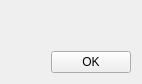
<?xml version="1.0" encoding="UTF-8"?>
<ui version="4.0">
 <class>About</class>
 <widget class="QWidget" name="About">
  <property name="geometry">
   <rect>
    <x>0</x>
    <y>0</y>
    <width>587</width>
    <height>319</height>
   </rect>
  </property>
  <property name="sizePolicy">
   <sizepolicy hsizetype="Fixed" vsizetype="Fixed">
    <horstretch>0</horstretch>
    <verstretch>0</verstretch>
   </sizepolicy>
  </property>
  <property name="windowTitle">
   <string>Form</string>
  </property>
  <layout class="QVBoxLayout" name="verticalLayout">
   <property name="sizeConstraint">
    <enum>QLayout::SetFixedSize</enum>
   </property>
   <item>
    <widget class="QLabel" name="knoplabLogo">
     <property name="sizePolicy">
      <sizepolicy hsizetype="Fixed" vsizetype="Fixed">
       <horstretch>0</horstretch>
       <verstretch>0</verstretch>
      </sizepolicy>
     </property>
    </widget>
   </item>
   <item>
    <widget class="QLabel" name="aboutText"/>
   </item>
   <item>
    <layout class="QHBoxLayout" name="horizontalLayout">
     <property name="sizeConstraint">
      <enum>QLayout::SetFixedSize</enum>
     </property>
     <item>
      <spacer name="horizontalSpacer">
       <property name="orientation">
        <enum>Qt::Horizontal</enum>
       </property>
       <property name="sizeHint" stdset="0">
        <size>
         <width>40</width>
         <height>0</height>
        </size>
       </property>
      </spacer>
     </item>
     <item>
      <widget class="QPushButton" name="okBtn">
       <property name="text">
        <string>OK</string>
       </property>
      </widget>
     </item>
    </layout>
   </item>
  </layout>
 </widget>
 <resources/>
 <connections/>
</ui>
